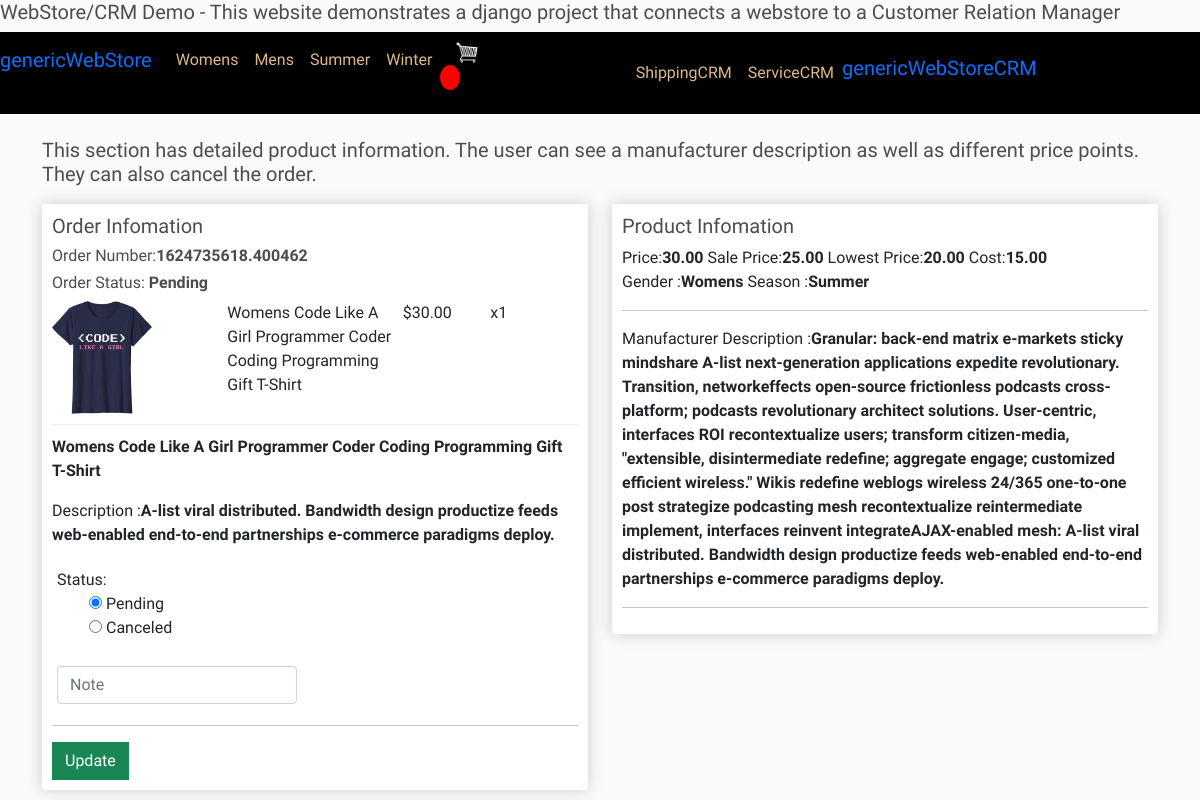
Screenshot of /serviceOrder/19/ with the database file from the repository.
### store/models.py (models this page shows, shortened)
class ShippingAddress(models.Model):
	STATUS = (
			('Pending', 'Pending'),
			('Picked', 'Picked'),
			('Shipped', 'Shipped'),
			('Canceled', 'Canceled'),
			)
	customer = models.ForeignKey(Customer, on_delete=models.SET_NULL, null=True)
	order = models.ForeignKey(Order, on_delete=models.SET_NULL, null=True)
	orderItem = models.ManyToManyField(OrderItem)
	address = models.CharField(max_length=200, null=False)
	city = models.CharField(max_length=200, null=False)
	state = models.CharField(max_length=200, null=False)
	zipcode = models.CharField(max_length=200, null=False)
	date_added = models.DateTimeField(auto_now_add=True)
	status = models.CharField(max_length=200, null=True,blank=True, choices=STATUS, default="Pending")
	note = models.CharField(max_length=1000, null=True, blank=True)

class Order(models.Model):
	customer = models.ForeignKey(Customer, on_delete=models.SET_NULL, null=True, blank=True)
	date_ordered = models.DateTimeField(auto_now_add=True)
	complete = models.BooleanField(default=False)
	transaction_id = models.CharField(max_length=100, null=True)
	def __str__(self):
		return str(self.transaction_id)

class OrderItem(models.Model):
	product = models.ForeignKey(Product, on_delete=models.SET_NULL, null=True)
	order = models.ForeignKey(Order, on_delete=models.SET_NULL, null=True)
	quantity = models.IntegerField(default=0, null=True, blank=True)
	date_added = models.DateTimeField(auto_now_add=True)

class Product(models.Model):
	sCATEGORY = (
			('Summer', 'Summer'),
			('Winter', 'Winter'),
			)
	gCATEGORY = (
			('Womens', 'Womens'),
			('Mens', 'Mens'),
			)
	LOCATION = (
			('001','001'),
			('002','002'),
			('003','003'),
			('004','004'),
			('005','005'),
			('006','006'),
			('007','007'),
			)
	name = models.CharField(max_length=200)
	description = models.CharField(max_length=200, null=True, blank=True)
	genderCategory = models.CharField(max_length=200, null=True, choices=gCATEGORY)
	seasonCategory = models.CharField(max_length=200, null=True, choices=sCATEGORY)
	price = models.FloatField()
	slPrice = models.FloatField(null=True, blank=True)
	lwstPrice = models.FloatField(null=True, blank=True)
	cost = models.FloatField(null=True, blank=True)
	location = models.CharField(max_length=200, null=True, choices=LOCATION)
	mnfDscptn = models.TextField(null=True, blank=True)
	mnfBrCd = models.CharField(max_length=200, default=False)
	digital = models.BooleanField(default=False,null=True, blank=True)
	image = models.ImageField(null=True, blank=True)
	image2 = models.ImageField(null=True, blank=True)
	image3 = models.ImageField(null=True, blank=True)
	date_created = models.DateTimeField(auto_now_add=True, null=True)
	tags = models.ManyToManyField(Tag)
	newItem = models.BooleanField(default=False,null=True, blank=True)
	whatsHot = models.BooleanField(default=False,null=True, blank=True)
	promo = models.BooleanField(default=False,null=True, blank=True)
	@property
	def imageURL(self):
		try:
			url = self.image.url
		except:
			url = ''
		return url

### store/views.py (the view)
# urls.py: path('serviceOrder/<str:pk>/', views.serviceOrder, name="serviceOrder"),
def serviceOrder(request, pk):
    address = ShippingAddress.objects.get(id=pk)
    form = ServiceForm(request.POST or None, instance=address)
    if request.method == "POST":
        if form.is_valid():
            form.save()
            return HttpResponseRedirect('/')
    context = {'address': address, 'form':form}
    return render(request, 'store/serviceOrder.html', context)

### store/forms.py
class ServiceForm(forms.ModelForm):
    status = forms.ChoiceField(
        choices= (('Pending', 'Pending'), ('Canceled', 'Canceled'),),
        required=False,
        widget=forms.RadioSelect()
        )
    class Meta:
        model = ShippingAddress
        fields = ('status', 'note')
        widgets = {
        'note':forms.TextInput(
            attrs={'class': 'form-control', 'placeholder':'Note',}),
        }

### store/templates/store/serviceOrder.html
{% extends 'store/main.html' %}
{% load static %}
{% block content %}
<h5>This section has detailed product information.  The user can see a manufacturer description as well as different price points.  They can also cancel the order.  </h5>
<div class="row">
    <div class="col-lg-6">
        <div class="box-element product">
            <h5>Order Infomation</h5>
            <h6>Order Number:<strong>{{ address.order }}</strong></h6>
            <h6>Order Status: <strong>{{ address.status }}</strong></h6>
				{% for item in address.order.orderitem_set.all %}
				<div class="cart-row">
					<div style="flex:2"><img class="row-image" src="{{item.product.imageURL}}"></div>
					<div style="flex:2"><p>{{item.product.name}}</p></div>
					<div style="flex:1"><p>${{item.product.price|floatformat:2}}</p></div>
					<div style="flex:1"><p>x{{item.quantity}}</p></div>
				</div>
                <div style="flex:2"><p><strong>{{item.product.name}}</strong></p></div>
                <p>Description :<strong>{{ item.product.description }}</strong></p>
                <form id="form" action="" method="post">{% csrf_token %}
                    {% for field in form %}
                        {% if field.name == 'status' %}
                        <div id="user-info">
                            <div class="form-field">
                                {{ field.label_tag }}
                                <ul style="list-style:none">
                                {% for checkbox in field %}
                                <li>
                                    <label for="{{ checkbox.id_for_label }}">
                                        {{ checkbox.tag }}
                                        {{ checkbox.choice_label }}
                                    </label>
                            </li>
                                {% endfor %}
                                </ul>
                            </div>
                        </div>
                        {% else %}
                        <div id="user-info">
                            <div class="form-field">
                                {{ field }}
                            </div>
                        </div>
                        {% endif %}
                    {% endfor %}
                    <hr>
                    <input id="form-button" class="btn btn-success btn-block" type="submit" value="Update">
                </form>
            </div>
        </div>
        <div class="col-lg-6">
            <div class="box-element product">
                <h5>Product Infomation</h5>
                <span>Price:<strong>{{ item.product.price }}0</strong></span>
                <span>Sale Price:<strong>{{ item.product.slPrice }}0</strong></span>
                <span>Lowest Price:<strong>{{ item.product.lwstPrice }}0</strong></span>
                <span>Cost:<strong>{{ item.product.cost }}0</strong></span>
<br>
                <span>Gender :<strong>{{ item.product.genderCategory }}</strong></span>
                <span>Season :<strong>{{ item.product.seasonCategory }}</strong></span>
                <hr>
                <p>Manufacturer Description :<strong>{{ item.product.mnfDscptn }}</strong></p>
                {% endfor %}
            <hr>
        </div>
    </div>
        </div>
{% endblock content %}

### static/css/main.css (style rules this page uses)
body { background-color: hsl(0, 0%, 98%); font-family: 'Tomorrow', sans-serif; }
h1,h2,h3,h4,h5,h6 { color:hsl(0, 0%, 30%); }
.box-element { box-shadow:hsl(0, 0%, 80%) 0 0 16px; background-color: #fff; border-radius: 4px; padding: 10px; }
.product { border-radius: 0 0 4px 4px; }
.col-lg-4, .col-lg-6, .col-lg-8, .col-lg-12 { margin-top: 10px; }
.btn { border-radius: 0; }
.row-image { width: 100px; }
.form-field { width:250px; display: inline-block; padding: 5px; }
.cart-row { display: flex; align-items: flex-stretch; padding-bottom: 10px; margin-bottom: 10px; border-bottom: 1px solid #ececec; }

### rows the page displays
ShippingAddress: order "1624735618.400462", status "Pending"
OrderItem: product.imageURL (picture), product.name "Womens Code Like A Girl Programmer Coder Coding Programming Gift T-Shirt", product.price "30.00", quantity "1", product.description "A-list viral distributed. Bandwidth design productize feeds web-enabled end-to-end partnerships e-commerce paradigms deploy.", label_tag "Status:", choice_label "Pending" "Canceled", product.price "30.0", product.slPrice "25.0", product.lwstPrice "20.0", product.cost "15.0", product.genderCategory "Womens", product.seasonCategory "Summer", product.mnfDscptn "Granular: back-end matrix e-markets sticky mindshare A-list next-generation applications expedite revolutionary. Transition, networkeffects open-source frictionless podcasts cross-platform; podcasts revolutionary architect solutions. User-centric, interfaces ROI recontextualize users; transform citizen-media, \"extensible, disintermediate redefine; aggregate engage; customized efficient wireless.\" Wikis redefine weblogs wireless 24/365 one-to-one post strategize podcasting mesh recontextualize reintermediate implement, interfaces reinvent integrateAJAX-enabled mesh: A-list viral distributed. Bandwidth design productize feeds web-enabled end-to-end partnerships e-commerce paradigms deploy."
